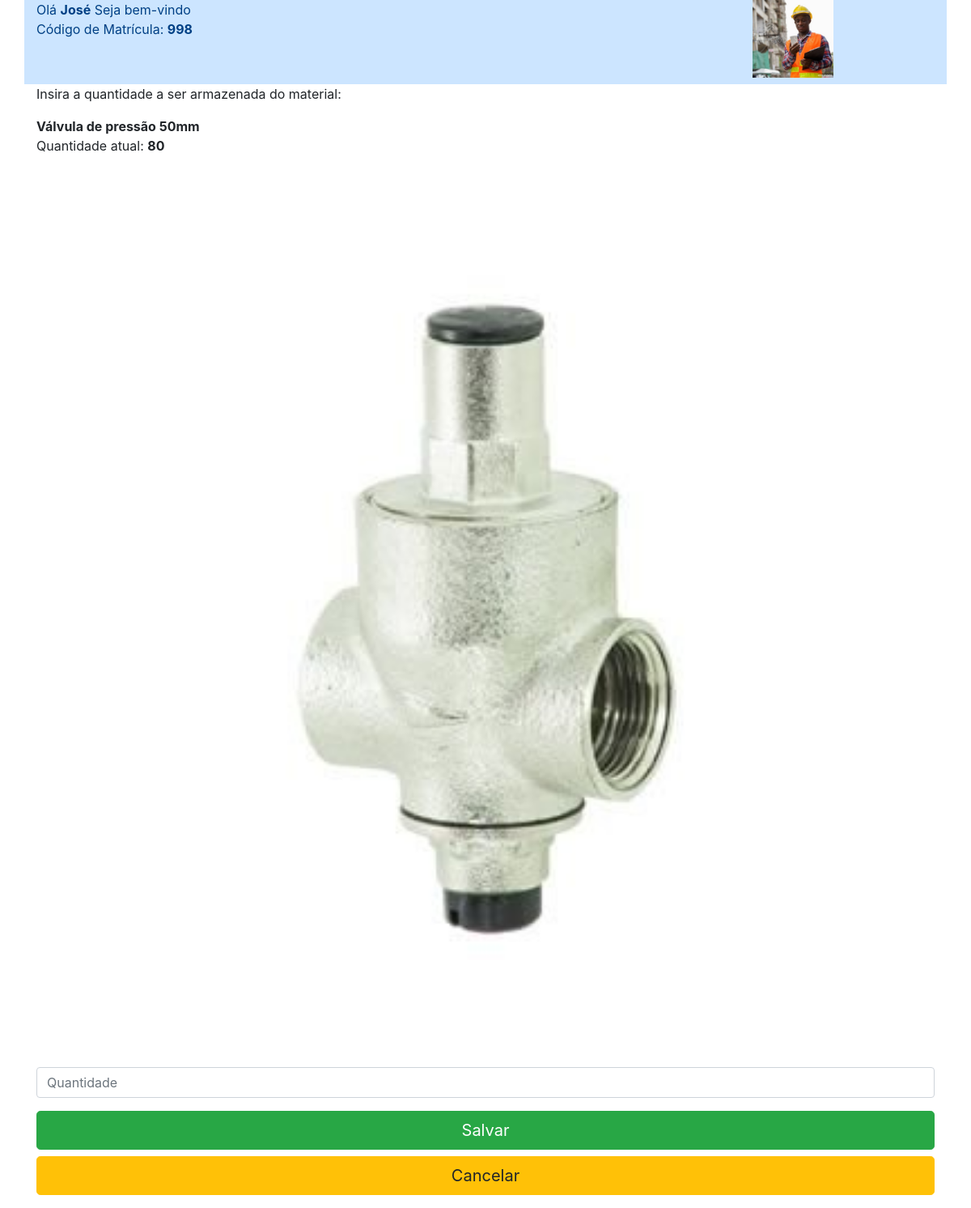
The app's page /form-armazenar.php?id=2 (signed in) with its own data.
### tables this page shows
CREATE TABLE `material` (
  `id_material` int(4) NOT NULL AUTO_INCREMENT,
  `nome_material` varchar(50) NOT NULL,
  `desc_material` varchar(300) NOT NULL,
  `qtde_estoque` int(11) DEFAULT NULL,
  `id_prat_fk` int(4) NOT NULL,
  `id_forn_fk` int(4) NOT NULL,
  `imagem` varchar(100) DEFAULT NULL,
  PRIMARY KEY (`id_material`),
  KEY `id_prat_fk` (`id_prat_fk`),
  KEY `id_forn_fk` (`id_forn_fk`),
  CONSTRAINT `MATERIAL_ibfk_1` FOREIGN KEY (`id_prat_fk`) REFERENCES `prateleira` (`id_prat`),
  CONSTRAINT `MATERIAL_ibfk_2` FOREIGN KEY (`id_forn_fk`) REFERENCES `fornecedor` (`id_forn`)
);

### App/Model/conexao.php (called while the page is built, shortened)
<?php
class Conexao{
	private static $instance;
	public static function getConn(){
		if(!isset(self::$instance)):
			self::$instance = new \PDO('mysql:host=localhost; dbname=db_ccmed; charset=utf8', 'root', '');
		endif;
		return self::$instance;
	}
}
 ?>

### App/Model/MaterialDao.php (called while the page is built, shortened)
<?php
class MaterialDao{
	public function editar_material(){
		$id = $_GET['id'];
		$sql = 'SELECT * FROM MATERIAL WHERE id_material = ?';
		$stmt = Conexao::getConn()->prepare($sql);
		$stmt->bindValue(1, $id);
		$stmt->execute();
		$resultado = $stmt->fetchAll(\PDO::FETCH_ASSOC);
		return $resultado;
	}
}
 ?>

### form-armazenar.php (the view, shortened to what this page needs)
<?php
$materialDao = new \App\Model\MaterialDao();
$usuarioDao = new \App\Model\UsuarioDao;
foreach ($materialDao->editar_material() as $mostrar)
    session_start();
if (!isset($_SESSION['id_usuario'])) {
    session_destroy();
    header("location:login.php");
} else {
    $usuarioDao->mostrarSessao();
}
?>
<!DOCTYPE html>
<html>
<head>
    <link rel="stylesheet" href="https://stackpath.bootstrapcdn.com/bootstrap/4.5.2/css/bootstrap.min.css">
    <link href="custom.css" rel="stylesheet">
</head>
<body>
    <div class="container">
        <div class="row">
            <div class="col-sm-12">
                <form method="POST" action="<?php $_SERVER['PHP_SELF']; ?>">
                    <p>Insira a quantidade a ser armazenada do material:</p>
                    <p><b><?php echo $mostrar['nome_material'] . " " . $mostrar['desc_material'] . "</b><br>
                        Quantidade atual: <b>" . $mostrar['qtde_estoque'] . "</b></p>
                        <img width = '100%' src = upload/" . $mostrar['imagem'] . ">"; ?>
                            <div class="form-group">
                            <input type="number" name="qtde" pattern="[0-9]+$" min="1" class="form-control" placeholder="Quantidade">
                            </div>
                            <button type="submit" name="btnArmazenar" class="btn btn-success btn-block btn-lg">Salvar</button>
                            <input type="submit" name="btnCancelar" value="Cancelar" class="btn btn-warning btn-block btn-lg ">
                </form>
            </div>
        </div>
    </div>
</body>
</html>

### records on screen
material: nome_material "Válvula de pressão", desc_material "50mm", qtde_estoque "80", imagem (picture)

### other values on screen
$_SESSION['nome'] "José"
$_SESSION['matricula'] "998"
